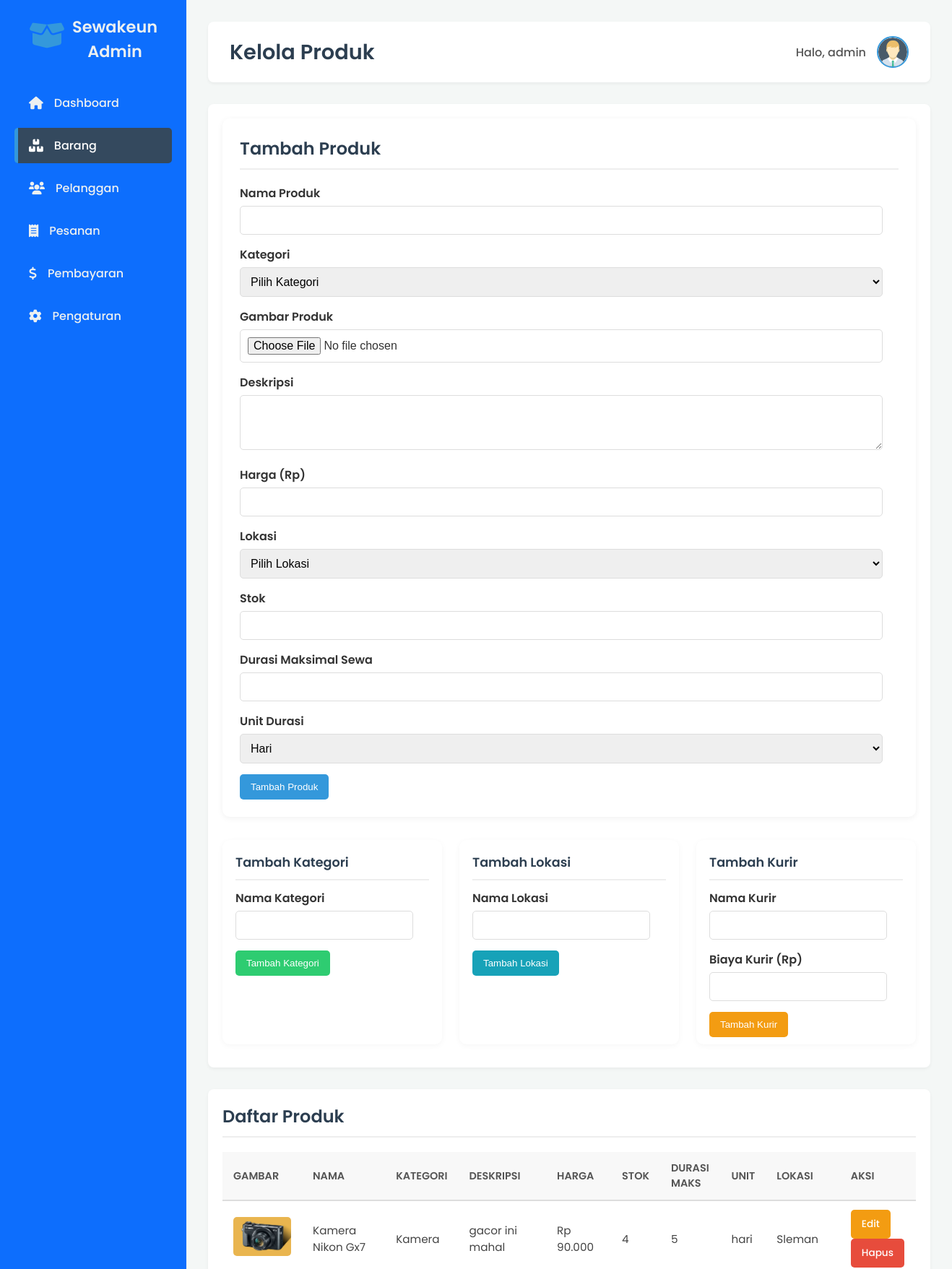
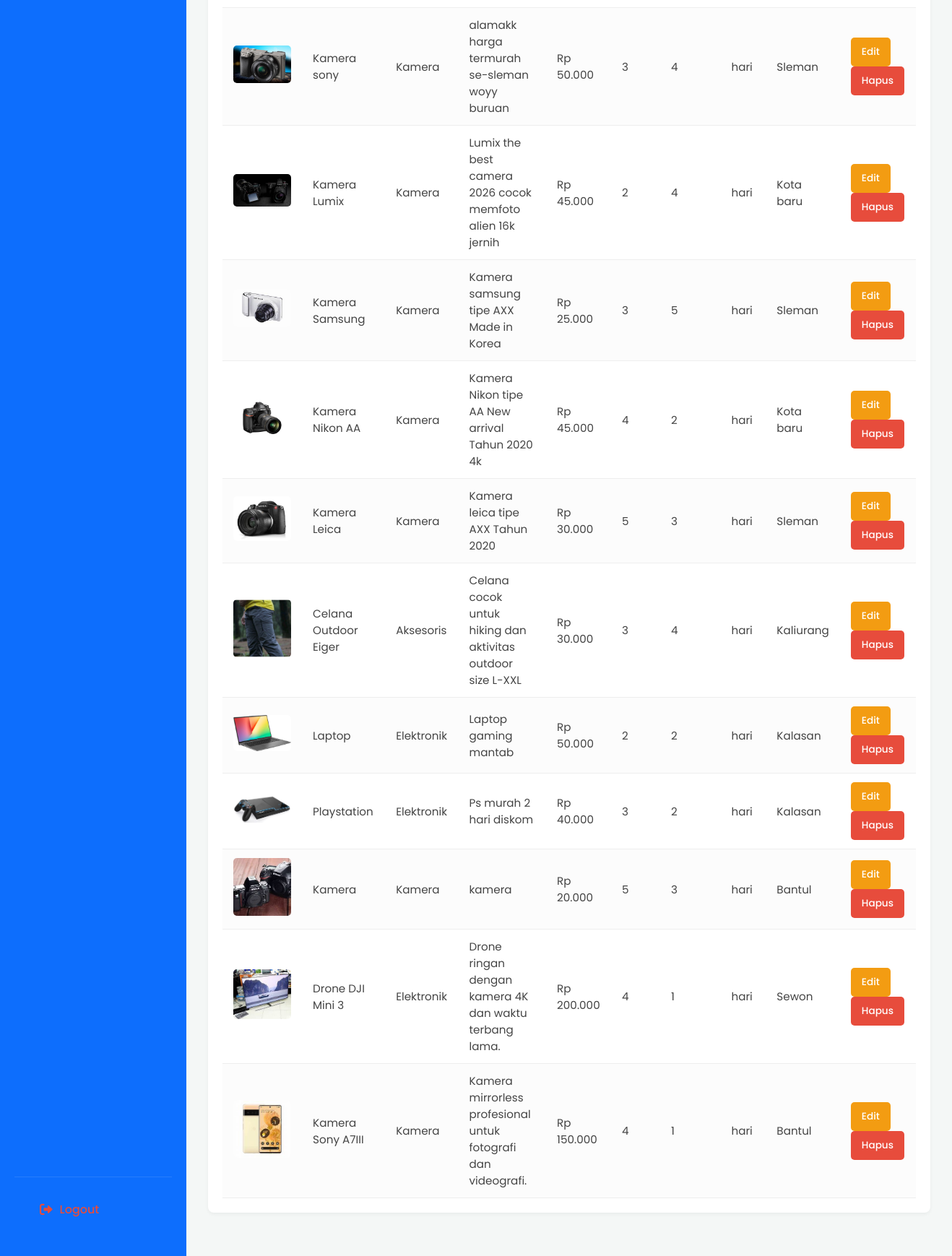
The app's page /Admin/item.php (signed in) with its own data (2 pictures, top to bottom).
### tables this page shows
CREATE TABLE `produk` (
  `id` int(11) NOT NULL,
  `nama` varchar(100) NOT NULL,
  `kategori_id` int(11) NOT NULL,
  `gambar` varchar(255) DEFAULT NULL,
  `deskripsi` text,
  `harga` decimal(15,2) NOT NULL,
  `stock` int(11) DEFAULT '0',
  `duration_unit` enum('hari','minggu','bulan') DEFAULT 'hari',
  `max_duration` int(11) NOT NULL,
  `is_available` tinyint(1) DEFAULT '1',
  `created_at` datetime DEFAULT CURRENT_TIMESTAMP,
  `updated_at` datetime DEFAULT CURRENT_TIMESTAMP ON UPDATE CURRENT_TIMESTAMP,
  `lokasi_id` int(11) NOT NULL,
  `admin_id` int(11) NOT NULL DEFAULT '3'
);

CREATE TABLE `kategori` (
  `id` int(11) NOT NULL,
  `nama` varchar(100) NOT NULL
);

CREATE TABLE `lokasi` (
  `id` int(11) NOT NULL,
  `nama` varchar(100) NOT NULL
);

### Admin/item.php (the view, shortened to what this page needs)
<?php
include '../koneksi.php';
$produk = mysqli_query($conn, "SELECT produk.*, kategori.nama AS kategori, lokasi.nama AS lokasi FROM produk JOIN kategori ON produk.kategori_id = kategori.id JOIN lokasi ON produk.lokasi_id = lokasi.id ORDER BY produk.id DESC");
$admin_data = null;
if (isset($_SESSION['user_id'])) {
    $admin_id = $_SESSION['user_id'];
    $admin_query = mysqli_query($conn, "SELECT * FROM users WHERE id=$admin_id AND role='admin'");
    if ($admin_query) {
        $admin_data = mysqli_fetch_assoc($admin_query);
    }
}
?>
<!DOCTYPE html>
<html lang="id">
<head>
    <link rel="stylesheet" href="style_admin.css">
    <link rel="stylesheet" href="https://cdnjs.cloudflare.com/ajax/libs/font-awesome/6.0.0-beta3/css/all.min.css">
</head>
<body>
    <div class="dashboard-wrapper">
        <aside class="sidebar" style="background:#0d6efd!important;color:#fff!important;">
            <div class="sidebar-logo">
                <i class="fas fa-box-open"></i>
                <h3>Sewakeun Admin</h3>
            </div>
            <nav class="sidebar-nav">
                <ul>
                    <li><a href="index.php"><i class="fas fa-home"></i> Dashboard</a></li>
                    <li><a href="item.php" class="active"><i class="fas fa-boxes"></i> Barang</a></li>
                    <li><a href="pelanggan.php"><i class="fas fa-users"></i> Pelanggan</a></li>
                    <li><a href="pesanan.php"><i class="fas fa-receipt"></i> Pesanan</a></li>
                    <li><a href="pembayaran.php"><i class="fas fa-dollar-sign"></i> Pembayaran</a></li>
                    <li><a href="setting.php"><i class="fas fa-cog"></i> Pengaturan</a></li>
                </ul>
            </nav>
            <div class="sidebar-footer">
                <a href="../logout.php"><i class="fas fa-sign-out-alt"></i> Logout</a>
            </div>
        </aside>
        <main class="main-content">
            <header class="main-header">
                <h2>Kelola Produk</h2>
                <div class="user-info">
                    <span>Halo, <?php echo htmlspecialchars($_SESSION['username'] ?? 'Admin'); ?></span>
                    <img src="../<?= htmlspecialchars($admin_data['foto_profil'] ?? 'assets/images/account-avatar-profile-user-6-svgrepo-com.svg') ?>" alt="User Avatar" class="user-avatar">
                </div>
            </header>
            <section class="section-form">
                <form class="form-produk" method="POST" enctype="multipart/form-data">
                    <h3>Tambah Produk</h3>
                    <div class="form-group">
                        <label for="nama" class="form-label">Nama Produk</label>
                        <input type="text" id="nama" name="nama" class="form-input" required>
                    </div>
                    <div class="form-group">
                        <label for="kategori_id" class="form-label">Kategori</label>
                        <select id="kategori_id" name="kategori_id" class="form-input" required>
                            <option value="">Pilih Kategori</option>
                        </select>
                    </div>
                    <div class="form-group">
                        <label for="gambar" class="form-label">Gambar Produk</label>
                        <input type="file" id="gambar" name="gambar" class="form-input" accept="image/*">
                    </div>
                    <div class="form-group">
                        <label for="deskripsi" class="form-label">Deskripsi</label>
                        <textarea id="deskripsi" name="deskripsi" rows="3" class="form-input" required></textarea>
                    </div>
                    <div class="form-group">
                        <label for="harga" class="form-label">Harga (Rp)</label>
                        <input type="number" id="harga" name="harga" class="form-input" required>
                    </div>
                    <div class="form-group">
                        <label for="lokasi_id" class="form-label">Lokasi</label>
                        <select id="lokasi_id" name="lokasi_id" class="form-input" required>
                            <option value="">Pilih Lokasi</option>
                        </select>
                    </div>
                    <div class="form-group">
                        <label for="stock" class="form-label">Stok</label>
                        <input type="number" id="stock" name="stock" class="form-input" required min="0">
                    </div>
                    <div class="form-group">
                        <label for="max_duration" class="form-label">Durasi Maksimal Sewa</label>
                        <input type="number" id="max_duration" name="max_duration" class="form-input" required min="1">
                    </div>
                    <div class="form-group">
                        <label for="duration_unit" class="form-label">Unit Durasi</label>
                        <select id="duration_unit" name="duration_unit" class="form-input" required>
                            <option value="hari">Hari</option>
                        </select>
                    </div>
                    <button type="submit" name="tambah_produk" class="btn btn-primary">Tambah Produk</button>
                </form>
                <div class="form-inline-group">
                    <form class="form-kategori" method="POST">
                        <h3>Tambah Kategori</h3>
                        <div class="form-group">
                            <label for="nama_kategori" class="form-label">Nama Kategori</label>
                            <input type="text" id="nama_kategori" name="nama_kategori" class="form-input" required>
                        </div>
                        <button type="submit" name="tambah_kategori" class="btn btn-success">Tambah Kategori</button>
                    </form>
                    <form class="form-lokasi" method="POST">
                        <h3>Tambah Lokasi</h3>
                        <div class="form-group">
                            <label for="nama_lokasi" class="form-label">Nama Lokasi</label>
                            <input type="text" id="nama_lokasi" name="nama_lokasi" class="form-input" required>
                        </div>
                        <button type="submit" name="tambah_lokasi" class="btn btn-info">Tambah Lokasi</button>
                    </form>
                    <form class="form-kurir" method="POST">
                        <h3>Tambah Kurir</h3>
                        <div class="form-group">
                            <label for="nama_kurir" class="form-label">Nama Kurir</label>
                            <input type="text" id="nama_kurir" name="nama_kurir" class="form-input" required>
                        </div>
                        <div class="form-group">
                            <label for="biaya_kurir" class="form-label">Biaya Kurir (Rp)</label>
                            <input type="number" id="biaya_kurir" name="biaya_kurir" class="form-input" min="1" required>
                        </div>
                        <button type="submit" name="tambah_kurir" class="btn btn-warning">Tambah Kurir</button>
                    </form>
                </div>
            </section>
            <section class="section-table">
                <h3>Daftar Produk</h3>
                <table class="produk-table" border="0" cellpadding="0" cellspacing="0" width="100%">
                    <thead>
                        <tr>
                            <th>Gambar</th>
                            <th>Nama</th>
                            <th>Kategori</th>
                            <th>Deskripsi</th>
                            <th>Harga</th>
                            <th>Stok</th>
                            <th>Durasi Maks</th>
                            <th>Unit</th>
                            <th>Lokasi</th>
                            <th>Aksi</th>
                        </tr>
                    </thead>
                    <tbody>
                        <?php while($p = mysqli_fetch_assoc($produk)): ?>
                        <tr>
                            <td><?php if($p['gambar']): ?><img src="../<?= htmlspecialchars($p['gambar']) ?>" alt="Gambar" class="table-img"><?php endif; ?></td>
                            <td><?= htmlspecialchars($p['nama']) ?></td>
                            <td><?= htmlspecialchars($p['kategori']) ?></td>
                            <td><?= htmlspecialchars($p['deskripsi']) ?></td>
                            <td>Rp <?= number_format($p['harga'],0,',','.') ?></td>
                            <td><?= htmlspecialchars($p['stock']) ?></td>
                            <td><?= htmlspecialchars($p['max_duration']) ?></td>
                            <td><?= htmlspecialchars($p['duration_unit']) ?></td>
                            <td><?= htmlspecialchars($p['lokasi']) ?></td>
                            <td>
                                <a href="edit_item.php?id=<?= $p['id'] ?>" class="btn btn-warning btn-sm">Edit</a>
                                <a href="?hapus=<?= $p['id'] ?>" class="btn btn-danger btn-sm" onclick="return confirm('Hapus produk ini?')">Hapus</a>
                            </td>
                        </tr>
                        <?php endwhile; ?>
                    </tbody>
                </table>
            </section>
        </main>
    </div>
</body>
</html>

### Admin/style_admin.css (style rules this page uses)
body { font-family: 'Poppins', sans-serif; margin: 0; background-color: #f0f2f5; }
.dashboard-wrapper { display: flex; min-height: 100vh; }
.sidebar { width: 250px; background-color: #2c3e50; color: #ecf0f1; display: flex; flex-direction: column; padding-top: 20px; box-shadow: 2px 0 10px rgba(0,0,0,0.1); }
.sidebar-logo { text-align: center; margin-bottom: 30px; padding: 0 20px; }
.sidebar-logo i { font-size: 3rem; color: #3498db; margin-bottom: 10px; }
.sidebar-logo h3 { margin: 0; font-size: 1.5rem; font-weight: 700; color: #ecf0f1; }
.sidebar-nav ul { list-style: none; padding: 0; margin: 0; }
.sidebar-nav li a { display: flex; align-items: center; padding: 12px 20px; color: #ecf0f1; text-decoration: none; transition: background-color 0.3s, color 0.3s; font-weight: 500; }
.sidebar-nav li a i { margin-right: 15px; font-size: 1.1rem; }
.sidebar-nav a.active, .sidebar-nav a:hover { background: #1565c0; color: #fff; }
.sidebar-nav li a:hover, .sidebar-nav li a.active { background-color: #34495e; color: #ffffff; border-left: 5px solid #3498db; padding-left: 15px; }
.sidebar-footer { margin-top: auto; padding: 20px; border-top: 1px solid rgba(255,255,255,0.1); text-align: center; }
.sidebar-footer a { color: #ecf0f1; text-decoration: none; font-weight: 500; transition: color 0.3s; }
.main-content { flex-grow: 1; padding: 30px; background-color: #f0f2f5; }
.main-header { display: flex; justify-content: space-between; align-items: center; margin-bottom: 30px; background-color: #ffffff; padding: 20px 30px; border-radius: 8px; box-shadow: 0 2px 5px rgba(0,0,0,0.05); }
.main-header h2 { margin: 0; color: #2c3e50; font-size: 1.8rem; }
.user-info { display: flex; align-items: center; gap: 15px; }
.user-info span { font-weight: 500; color: #555; }
.user-avatar { width: 40px; height: 40px; border-radius: 50%; object-fit: cover; border: 2px solid #3498db; }
.recent-orders, .section-table, .section-form { background-color: #ffffff; padding: 20px; border-radius: 8px; box-shadow: 0 2px 5px rgba(0,0,0,0.05); margin-bottom: 30px; }
.recent-orders h3, .section-table h3, .section-form h3 { margin-top: 0; margin-bottom: 20px; color: #2c3e50; font-size: 1.5rem; }
table { width: 100%; border-collapse: collapse; margin-top: 15px; }
table th, table td { padding: 12px 15px; text-align: left; border-bottom: 1px solid #f2f2f2; }
table th { background-color: #f8f8f8; color: #555; font-weight: 600; text-transform: uppercase; font-size: 0.9rem; }
.form-group { margin-bottom: 15px; }
.form-label { display: block; margin-bottom: 5px; font-weight: 600; color: #333; }
.form-input, .form-select, .form-textarea { width: calc(100% - 22px); padding: 10px; border: 1px solid #ddd; border-radius: 5px; font-size: 1rem; box-sizing: border-box; }
.btn { padding: 10px 20px; border: none; border-radius: 5px; cursor: pointer; font-weight: 600; transition: background-color 0.3s ease; }
.btn-primary { background-color: #3498db; color: #ffffff; }
.btn-warning { background-color: #f39c12; color: #ffffff; }
.btn-danger { background-color: #e74c3c; color: #ffffff; }
.btn-info { background-color: #17a2b8; color: #ffffff; }
.btn-sm { padding: 5px 10px; font-size: 0.85rem; }
.table-img { max-width: 80px; height: auto; border-radius: 5px; }
.form-produk { background: #fff; padding: 24px; border-radius: 10px; box-shadow: 0 2px 8px rgba(0,0,0,0.06); margin-bottom: 32px; }

### records on screen
produk: gambar (picture), nama "Kamera Nikon Gx7", kategori.nama "Kamera", deskripsi "gacor ini mahal", harga "90.000", stock "4", max_duration "5", duration_unit "hari", lokasi.nama "Sleman"
produk: gambar (picture), nama "Kamera sony", kategori.nama "Kamera", deskripsi "alamakk harga termurah se-sleman woyy buruan", harga "50.000", stock "3", max_duration "4", duration_unit "hari", lokasi.nama "Sleman"
produk: gambar (picture), nama "Kamera Lumix", kategori.nama "Kamera", deskripsi "Lumix the best camera 2026 cocok memfoto alien 16k jernih", harga "45.000", stock "2", max_duration "4", duration_unit "hari", lokasi.nama "Kota baru"
produk: gambar (picture), nama "Kamera Samsung", kategori.nama "Kamera", deskripsi "Kamera samsung tipe AXX Made in Korea", harga "25.000", stock "3", max_duration "5", duration_unit "hari", lokasi.nama "Sleman"
produk: gambar (picture), nama "Kamera Nikon AA", kategori.nama "Kamera", deskripsi "Kamera Nikon tipe AA New arrival Tahun 2020 4k", harga "45.000", stock "4", max_duration "2", duration_unit "hari", lokasi.nama "Kota baru"
produk: gambar (picture), nama "Kamera Leica", kategori.nama "Kamera", deskripsi "Kamera leica tipe AXX Tahun 2020", harga "30.000", stock "5", max_duration "3", duration_unit "hari", lokasi.nama "Sleman"
produk: gambar (picture), nama "Celana Outdoor Eiger", kategori.nama "Aksesoris", deskripsi "Celana cocok untuk hiking dan aktivitas outdoor size L-XXL", harga "30.000", stock "3", max_duration "4", duration_unit "hari", lokasi.nama "Kaliurang"
produk: gambar (picture), nama "Laptop", kategori.nama "Elektronik", deskripsi "Laptop gaming mantab", harga "50.000", stock "2", max_duration "2", duration_unit "hari", lokasi.nama "Kalasan"
produk: gambar (picture), nama "Playstation", kategori.nama "Elektronik", deskripsi "Ps murah 2 hari diskom", harga "40.000", stock "3", max_duration "2", duration_unit "hari", lokasi.nama "Kalasan"
produk: gambar (picture), nama "Kamera", kategori.nama "Kamera", deskripsi "kamera", harga "20.000", stock "5", max_duration "3", duration_unit "hari", lokasi.nama "Bantul"
produk: gambar (picture), nama "Drone DJI Mini 3", kategori.nama "Elektronik", deskripsi "Drone ringan dengan kamera 4K dan waktu terbang lama.", harga "200.000", stock "4", max_duration "1", duration_unit "hari", lokasi.nama "Sewon"
produk: gambar (picture), nama "Kamera Sony A7III", kategori.nama "Kamera", deskripsi "Kamera mirrorless profesional untuk fotografi dan videografi.", harga "150.000", stock "4", max_duration "1", duration_unit "hari", lokasi.nama "Bantul"

### other values on screen
$_SESSION['username'] "admin"
